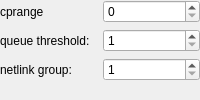
              <widget class="QWidget" name="WStackPage1">
               <layout class="QGridLayout">
                <property name="leftMargin">
                 <number>0</number>
                </property>
                <property name="topMargin">
                 <number>0</number>
                </property>
                <property name="rightMargin">
                 <number>0</number>
                </property>
                <property name="bottomMargin">
                 <number>0</number>
                </property>
                <item row="0" column="1">
                 <widget class="QSpinBox" name="cprange">
                  <property name="maximum">
                   <number>1500</number>
                  </property>
                 </widget>
                </item>
                <item row="0" column="0">
                 <widget class="QLabel" name="textLabel2">
                  <property name="text">
                   <string>cprange</string>
                  </property>
                  <property name="wordWrap">
                   <bool>false</bool>
                  </property>
                 </widget>
                </item>
                <item row="1" column="1">
                 <widget class="QSpinBox" name="qthreshold">
                  <property name="minimum">
                   <number>1</number>
                  </property>
                 </widget>
                </item>
                <item row="1" column="0">
                 <widget class="QLabel" name="textLabel3">
                  <property name="text">
                   <string>queue threshold:</string>
                  </property>
                  <property name="wordWrap">
                   <bool>false</bool>
                  </property>
                 </widget>
                </item>
                <item row="2" column="0">
                 <widget class="QLabel" name="textLabel4">
                  <property name="text">
                   <string>netlink group:</string>
                  </property>
                  <property name="wordWrap">
                   <bool>false</bool>
                  </property>
                 </widget>
                </item>
                <item row="2" column="1">
                 <widget class="QSpinBox" name="nlgroup">
                  <property name="minimum">
                   <number>1</number>
                  </property>
                  <property name="maximum">
                   <number>32</number>
                  </property>
                 </widget>
                </item>
                <item row="3" column="0">
                 <spacer>
                  <property name="orientation">
                   <enum>Qt::Vertical</enum>
                  </property>
                  <property name="sizeType">
                   <enum>QSizePolicy::Expanding</enum>
                  </property>
                  <property name="sizeHint" stdset="0">
                   <size>
                    <width>20</width>
                    <height>16</height>
                   </size>
                  </property>
                 </spacer>
                </item>
               </layout>
              </widget>
